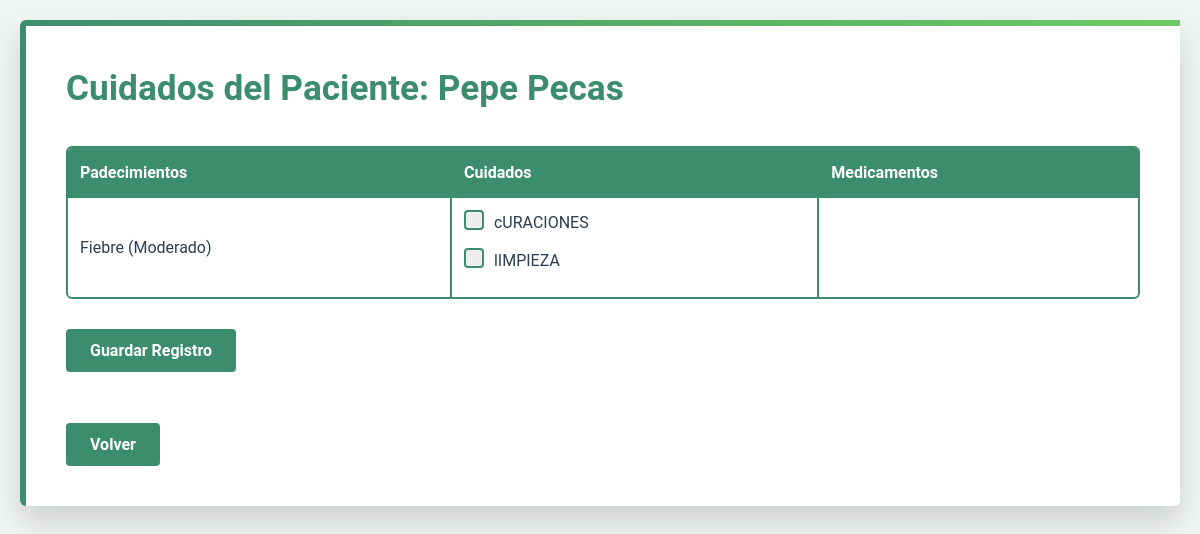
Screenshot of /enfermeria/cuidados-paciente/2/ (signed in) with the database file from the repository.
### usuarioJefa/models.py (models this page shows, shortened)
class Paciente(models.Model):
    SEXO_CHOICES = [
        ('M', 'Masculino'),
        ('F', 'Femenino'),
    ]
    ESTADO_CHOICES = [
        ('ACTIVO', 'Activo'),
        ('INACTIVO', 'Inactivo'),
    ]
    nombres = models.CharField(max_length=100)
    apellidos = models.CharField(max_length=100)
    fecha_nacimiento = models.DateField()
    sexo = models.CharField(max_length=1, choices=SEXO_CHOICES)
    num_seguridad_social = models.CharField(max_length=20, unique=True)
    fecha_ingreso = models.DateTimeField(default=timezone.now)
    estado = models.CharField(max_length=10, choices=ESTADO_CHOICES, default='ACTIVO')
    area = models.ForeignKey('login.AreaEspecialidad', on_delete=models.PROTECT)  # Referenciamos a login.AreaEspecialidad
    doctor_actual = models.ForeignKey(
        Usuarios,
        on_delete=models.SET_NULL,
        null=True,
        related_name='pacientes_doctor',
        limit_choices_to={'tipoUsuario': 'DR'}
    )
    enfermero_actual = models.ForeignKey(
        Usuarios,
        on_delete=models.SET_NULL,
        null=True,
        related_name='pacientes_enfermero',
        limit_choices_to={'tipoUsuario': 'EN'}
    )
    hospital_origen = models.CharField(max_length=200, blank=True, null=True)
    esta_activo = models.BooleanField(default=True)
    fecha_alta = models.DateTimeField(null=True, blank=True)
    numero_ingresos = models.PositiveIntegerField(default=1)

### usuarioDoctor/models.py (models this page shows, shortened)
class RecetaPadecimiento(models.Model):
    receta = models.ForeignKey(Receta, on_delete=models.CASCADE, related_name='padecimientos')
    padecimiento = models.ForeignKey(Padecimiento, on_delete=models.PROTECT)
    nivel_gravedad = models.IntegerField(choices=Diagnostico.NIVELES_GRAVEDAD)

class Padecimiento(models.Model):
    nombre = models.CharField(max_length=200)
    descripcion = models.TextField(null=True, blank=True)
    activo = models.BooleanField(default=True)  # Para poder desactivar padecimientos sin eliminarlos
    class Meta:
        ordering = ['nombre']  # Para que aparezcan ordenados alfabéticamente

class RecetaCuidado(models.Model):
    receta = models.ForeignKey(Receta, on_delete=models.CASCADE, related_name='cuidados')
    cuidado = models.ForeignKey(Cuidado, on_delete=models.PROTECT)
    completado = models.BooleanField(default=False)
    fecha_completado = models.DateTimeField(null=True, blank=True)
    completado_por = models.ForeignKey(
        'login.Usuarios',
        null=True,
        blank=True,
        on_delete=models.SET_NULL,
        limit_choices_to={'tipoUsuario': 'EN'}
    )

class Cuidado(models.Model):
    nombre = models.CharField(max_length=200)
    class Meta:
        verbose_name = 'Cuidado'
        verbose_name_plural = 'Cuidados'

### usuarioEnfermeria/views.py (the view, shortened to what this page needs)
@login_required
def cuidados_paciente(request, paciente_id):
    if request.user.tipoUsuario not in ['EN', 'JP']:
        messages.error(request, 'No tienes permiso para acceder a esta sección')
        return redirect('login')
    paciente = get_object_or_404(Paciente, id=paciente_id)
    receta_actual = Receta.objects.filter(
        paciente=paciente,
        activa=True
    ).select_related('diagnostico').first()
    context = {
        'paciente': paciente,
        'receta': receta_actual,
        'padecimientos': RecetaPadecimiento.objects.filter(receta=receta_actual).select_related('padecimiento') if receta_actual else None,
        'cuidados': RecetaCuidado.objects.filter(receta=receta_actual).select_related('cuidado') if receta_actual else None,
        'medicamentos': DetalleReceta.objects.filter(receta=receta_actual).select_related('medicamento') if receta_actual else None,
        'registros_recientes': SeguimientoCuidados.objects.filter(
            paciente=paciente
        ).order_by('-fecha_registro')[:5],
        'ultimo_registro': SeguimientoCuidados.objects.filter(
            paciente=paciente
        ).order_by('-fecha_registro').first()
    }
    return render(request, 'usuarioEnfermeria/cuidados_paciente.html', context)

### usuarioEnfermeria/templates/usuarioEnfermeria/cuidados_paciente.html (shortened to what this page needs)
<!DOCTYPE html>
<html lang="es">
<head>
</head>
<body>
    <div class="container">
        <div class="header">
            <h1>Cuidados del Paciente: {{ paciente.nombres }} {{ paciente.apellidos }}</h1>
        </div>
        {% if receta %}
        <form method="POST">
            <table class="patients-table">
                <tr>
                    <th>Padecimientos</th>
                    <th>Cuidados</th>
                    <th>Medicamentos</th>
                </tr>
                <tr>
                    <td>
                        {% for padecimiento in padecimientos %}
                            <div>
                                {{ padecimiento.padecimiento.nombre }}
                                ({{ padecimiento.get_nivel_gravedad_display }})
                            </div>
                        {% endfor %}
                    </td>
                    <td>
                        {% for cuidado in cuidados %}
                            <div>
                                <label class="checkbox-container" for="cuidado_{{ cuidado.id }}">
                                    <span class="checkmark"></span>
                                    {{ cuidado.cuidado.nombre }}
                                </label>
                            </div>
                        {% endfor %}
                    </td>
                    <td>
                    </td>
                </tr>
            </table>
            <button type="submit" class="btn">Guardar Registro</button>
        </form>
        {% else %}
        <p>No hay una receta activa para este paciente.</p>
        {% endif %}
        <br><br>
        <a href="{% url 'enfermeria:pacientes_enfermeria' %}">
            <button type="button" class="btn">Volver</button>
        </a>
    </div>
</body>
</html>

### usuarioEnfermeria/templates/usuarioEnfermeria/cuidados_paciente.html (style rules this page uses)
:root { --primary-color: #3C8D6D; --secondary-color: #4CAF50; --accent-color: #6ECB63; --background-color: #F0F4F2; --text-color: #2C3E50; --white: #FFFFFF; --border-color: #3C8D6D; }
* { margin: 0; padding: 0; box-sizing: border-box; font-family: 'Roboto', 'Arial', sans-serif; }
body { background-color: var(--background-color); color: var(--text-color); line-height: 1.6; padding: 20px; }
.container { background-color: var(--white); border-radius: 6px; box-shadow: 0 15px 30px rgba(0,0,0,0.15); padding: 40px; max-width: 1200px; margin: 0 auto; border-left: 6px solid var(--primary-color); position: relative; }
.container::before { content: ''; position: absolute; top: 0; left: 0; right: 0; height: 6px; background: linear-gradient(to right, var(--primary-color), var(--accent-color)); }
.header { margin-bottom: 30px; }
.header h1 { color: var(--primary-color); font-size: 2.2rem; margin-bottom: 10px; }
.patients-table { width: 100%; border-collapse: separate; border-spacing: 0; margin-bottom: 30px; border: 2px solid var(--primary-color); border-radius: 6px; overflow: hidden; }
.patients-table th { background-color: var(--primary-color); color: var(--white); padding: 12px; text-align: left; font-weight: 600; }
.patients-table td { padding: 12px; border-bottom: 2px solid var(--primary-color); border-right: 2px solid var(--primary-color); }
.patients-table tr:last-child td { border-bottom: none; }
.patients-table td:last-child { border-right: none; }
.checkbox-container { display: block; position: relative; padding-left: 30px; margin-bottom: 12px; cursor: pointer; }
.checkmark { position: absolute; top: 0; left: 0; height: 20px; width: 20px; background-color: #eee; border: 2px solid var(--primary-color); border-radius: 4px; }
.checkmark:after { content: ""; position: absolute; display: none; }
.checkbox-container .checkmark:after { left: 6px; top: 2px; width: 5px; height: 10px; border: solid white; border-width: 0 2px 2px 0; transform: rotate(45deg); }
.btn { background-color: var(--primary-color); color: var(--white); border: none; padding: 12px 24px; border-radius: 4px; cursor: pointer; font-size: 1rem; font-weight: 600; transition: background-color 0.3s ease; }

### rows the page displays
Paciente: nombres "Pepe", apellidos "Pecas"
RecetaPadecimiento: padecimiento.nombre "Fiebre", nivel_gravedad "Moderado"
RecetaCuidado: cuidado.nombre "cURACIONES"
RecetaCuidado: cuidado.nombre "lIMPIEZA"
